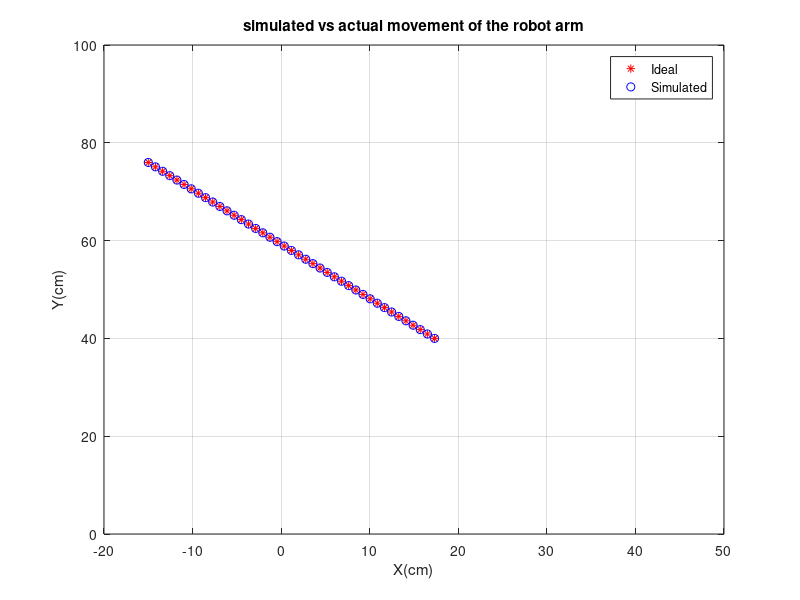
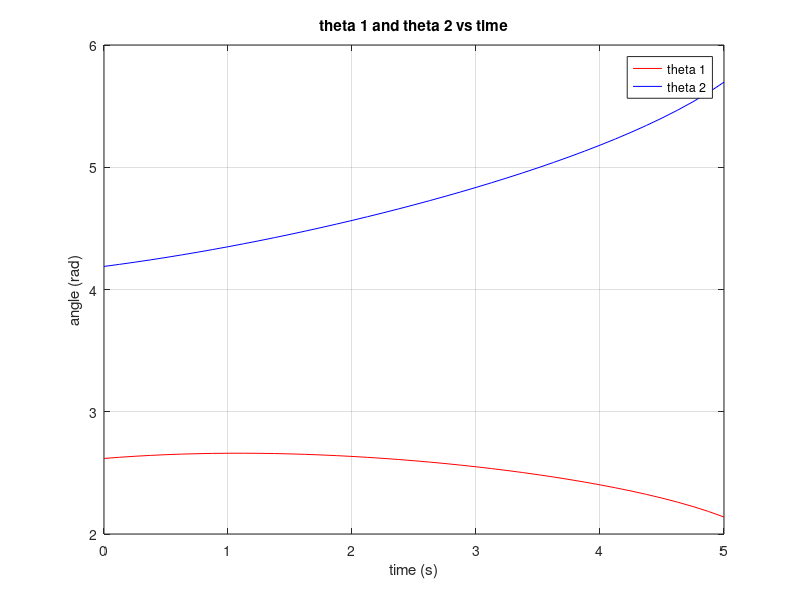
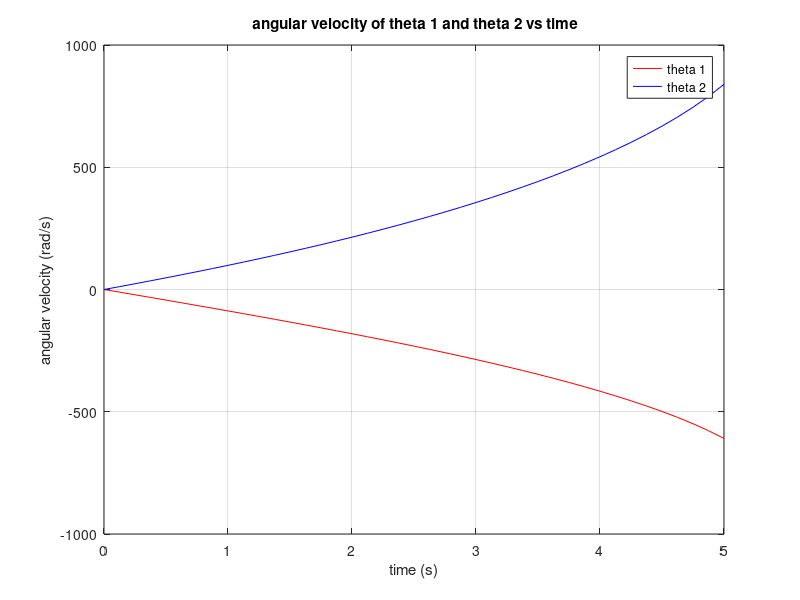

Here is the MATLAB script that generated these plots, in order:
%% Problem 2
clear;clc;

%setting up initial vars

l1 = 30;
l2 = 50;

t1_0 = deg2rad(150);
t2_0 = deg2rad(240);

t1_f = deg2rad(120);
t2_f = deg2rad(330);

px1 = l1*cos(t1_0) + l2*cos(t1_0+(t2_0));
py1 = l1*sin(t1_0) + l2*sin(t1_0+(t2_0));
px2 = l1*cos(t1_f) + l2*cos(t1_f+(t2_f));
py2 = l1*sin(t1_f) + l2*sin(t1_f+(t2_f ));

%[dx;dy] = [jacobian]*[dt1;dt2]
jacobian = @(t1,t2) [-l1*sin(t1) - l2*sin(t1+(t2)),-l2*sin(t1+(t2));...
                    l1*cos(t1) + l2*cos(t1 + (t2)), l2*cos(t1+(t2))];

% m = (py2-py1)/(px2-px1);
% 
% y = @(x) m*x + p1y;
%
% px_ideal = linspace(p1x,p2x,40);
% py_ideal  = linspace(p1y,p2y,40);

% t1_ideal = linspace(t1_0,t1_f,40);
% t2_ideal = linspace(t2_0,t2_f,40);

dx = (px2-px1)/40;
dy = (py2-py1)/40;

X_ideal = px1:dx:px2;
Y_ideal = py1:dy:py2;


t2 = zeros(1,length(Y_ideal));
t1 = t2;

X_sim = t2;
Y_sim = t2;

t1(1) = t1_0;
t2(1) = t2_0;

X_sim(1) = px1;
Y_sim(1) = py1;


for i = 1:1:40
    j = jacobian(t1(i),t2(i));
    dT = j\[dx;dy];
    t1(i+1) = t1(i) + dT(1);
    t2(i+1) = t2(i) + dT(2);
end


for i = 1:1:40
    j = jacobian(t1(i), t2(i));
    dX = j*[t1(i +1) - t1(i);t2(i +1) - t2(i)];
    X_sim(i+1) = dX(1) + X_sim(i);
    Y_sim(i+1) = dX(2) + Y_sim(i);
end
dx_er = X_sim(end) - X_ideal(end);
dy_er = Y_sim(end) - Y_ideal(end);
error = sqrt(dx_er^2 + dy_er^2);

% A
figure(1)
plot(X_ideal,Y_ideal,'r*')
hold on;
plot(X_sim,Y_sim,'bo');
xlim([-20,50]);
ylim([0,100]);
grid on;
title('simulated vs actual movement of the robot arm')
xlabel('X(cm)')
ylabel('Y(cm)')
legend('Ideal','Simulated')

% B
figure(2)
dtime = 5/40;
time = 0:dtime:5;
plot(time,t1,'r');
hold on;
plot(time,t2,'b')
xlim([0,5]);
grid on;
title('theta 1 and theta 2 vs time')
xlabel('time (s)')
ylabel('angle (rad)')
legend('theta 1','theta 2')

% C
velX = X_ideal./dtime;
velY = Y_ideal./dtime;
velT1 = zeros(1,length(velX));
velT2 = velT1;
for i = 1:1:40
    j = jacobian(t1(i),t2(i));
    dvel = j\[velX(i);velY(i)];
    velT1(i+1) = velT1(i) + dvel(1);
    velT2(i+1) = velT2(i) + dvel(2);
end
figure(3)
plot(time,velT1,'r');
hold on;
plot(time,velT2,'b')
xlim([0,5]);
grid on;
title(' angular velocity of theta 1 and theta 2 vs time')
xlabel('time (s)')
ylabel('angular velocity (rad/s)')
legend('theta 1','theta 2')

% velcoity: [dx/dt] = [j] dtheta/dt
